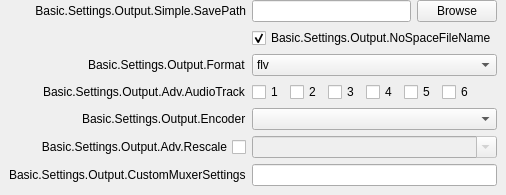
                   <widget class="QWidget" name="advOutRecStandard">
                    <layout class="QVBoxLayout" name="verticalLayout_13">
                     <property name="leftMargin">
                      <number>0</number>
                     </property>
                     <property name="topMargin">
                      <number>0</number>
                     </property>
                     <property name="rightMargin">
                      <number>0</number>
                     </property>
                     <property name="bottomMargin">
                      <number>0</number>
                     </property>
                     <item alignment="Qt::AlignTop">
                      <widget class="QWidget" name="widget_7" native="true">
                       <layout class="QVBoxLayout" name="verticalLayout_15">
                        <property name="leftMargin">
                         <number>0</number>
                        </property>
                        <property name="topMargin">
                         <number>0</number>
                        </property>
                        <property name="rightMargin">
                         <number>0</number>
                        </property>
                        <property name="bottomMargin">
                         <number>0</number>
                        </property>
                        <item>
                         <widget class="QWidget" name="advOutRecTopContainer" native="true">
                          <property name="sizePolicy">
                           <sizepolicy hsizetype="Preferred" vsizetype="Maximum">
                            <horstretch>0</horstretch>
                            <verstretch>0</verstretch>
                           </sizepolicy>
                          </property>
                          <layout class="QFormLayout" name="formLayout_16">
                           <property name="fieldGrowthPolicy">
                            <enum>QFormLayout::AllNonFixedFieldsGrow</enum>
                           </property>
                           <property name="labelAlignment">
                            <set>Qt::AlignRight|Qt::AlignTrailing|Qt::AlignVCenter</set>
                           </property>
                           <property name="topMargin">
                            <number>0</number>
                           </property>
                           <item row="0" column="0">
                            <widget class="QLabel" name="label_32">
                             <property name="sizePolicy">
                              <sizepolicy hsizetype="Preferred" vsizetype="Expanding">
                               <horstretch>0</horstretch>
                               <verstretch>0</verstretch>
                              </sizepolicy>
                             </property>
                             <property name="minimumSize">
                              <size>
                               <width>170</width>
                               <height>0</height>
                              </size>
                             </property>
                             <property name="text">
                              <string>Basic.Settings.Output.Simple.SavePath</string>
                             </property>
                             <property name="alignment">
                              <set>Qt::AlignRight|Qt::AlignTrailing|Qt::AlignVCenter</set>
                             </property>
                             <property name="buddy">
                              <cstring>advOutRecPath</cstring>
                             </property>
                            </widget>
                           </item>
                           <item row="0" column="1">
                            <layout class="QHBoxLayout" name="horizontalLayout_6">
                             <item>
                              <widget class="QLineEdit" name="advOutRecPath">
                               <property name="enabled">
                                <bool>true</bool>
                               </property>
                              </widget>
                             </item>
                             <item>
                              <widget class="QPushButton" name="advOutRecPathBrowse">
                               <property name="enabled">
                                <bool>true</bool>
                               </property>
                               <property name="text">
                                <string>Browse</string>
                               </property>
                              </widget>
                             </item>
                            </layout>
                           </item>
                           <item row="1" column="1">
                            <widget class="QCheckBox" name="advOutNoSpace">
                             <property name="text">
                              <string>Basic.Settings.Output.NoSpaceFileName</string>
                             </property>
                             <property name="checked">
                              <bool>true</bool>
                             </property>
                            </widget>
                           </item>
                           <item row="2" column="0">
                            <widget class="QLabel" name="label_43">
                             <property name="text">
                              <string>Basic.Settings.Output.Format</string>
                             </property>
                             <property name="buddy">
                              <cstring>advOutRecFormat</cstring>
                             </property>
                            </widget>
                           </item>
                           <item row="2" column="1">
                            <widget class="QComboBox" name="advOutRecFormat">
                             <item>
                              <property name="text">
                               <string notr="true">flv</string>
                              </property>
                             </item>
                             <item>
                              <property name="text">
                               <string notr="true">mp4</string>
                              </property>
                             </item>
                             <item>
                              <property name="text">
                               <string notr="true">mov</string>
                              </property>
                             </item>
                             <item>
                              <property name="text">
                               <string notr="true">mkv</string>
                              </property>
                             </item>
                             <item>
                              <property name="text">
                               <string notr="true">ts</string>
                              </property>
                             </item>
                             <item>
                              <property name="text">
                               <string notr="true">m3u8</string>
                              </property>
                             </item>
                            </widget>
                           </item>
                           <item row="3" column="0">
                            <widget class="QLabel" name="label_29">
                             <property name="text">
                              <string>Basic.Settings.Output.Adv.AudioTrack</string>
                             </property>
                            </widget>
                           </item>
                           <item row="3" column="1">
                            <widget class="QWidget" name="widget_9" native="true">
                             <property name="sizePolicy">
                              <sizepolicy hsizetype="Maximum" vsizetype="Preferred">
                               <horstretch>0</horstretch>
                               <verstretch>0</verstretch>
                              </sizepolicy>
                             </property>
                             <layout class="QHBoxLayout" name="horizontalLayout_9">
                              <property name="leftMargin">
                               <number>0</number>
                              </property>
                              <property name="topMargin">
                               <number>0</number>
                              </property>
                              <property name="rightMargin">
                               <number>0</number>
                              </property>
                              <property name="bottomMargin">
                               <number>0</number>
                              </property>
                              <item>
                               <widget class="QCheckBox" name="advOutRecTrack1">
                                <property name="text">
                                 <string notr="true">1</string>
                                </property>
                               </widget>
                              </item>
                              <item>
                               <widget class="QCheckBox" name="advOutRecTrack2">
                                <property name="text">
                                 <string notr="true">2</string>
                                </property>
                               </widget>
                              </item>
                              <item>
                               <widget class="QCheckBox" name="advOutRecTrack3">
                                <property name="text">
                                 <string notr="true">3</string>
                                </property>
                               </widget>
                              </item>
                              <item>
                               <widget class="QCheckBox" name="advOutRecTrack4">
                                <property name="text">
                                 <string notr="true">4</string>
                                </property>
                               </widget>
                              </item>
                              <item>
                               <widget class="QCheckBox" name="advOutRecTrack5">
                                <property name="text">
                                 <string notr="true">5</string>
                                </property>
                               </widget>
                              </item>
                              <item>
                               <widget class="QCheckBox" name="advOutRecTrack6">
                                <property name="text">
                                 <string notr="true">6</string>
                                </property>
                               </widget>
                              </item>
                             </layout>
                            </widget>
                           </item>
                           <item row="4" column="0">
                            <widget class="QLabel" name="advOutRecEncLabel">
                             <property name="text">
                              <string>Basic.Settings.Output.Encoder</string>
                             </property>
                             <property name="buddy">
                              <cstring>advOutRecEncoder</cstring>
                             </property>
                            </widget>
                           </item>
                           <item row="4" column="1">
                            <widget class="QComboBox" name="advOutRecEncoder"/>
                           </item>
                           <item row="5" column="0">
                            <widget class="QCheckBox" name="advOutRecUseRescale">
                             <property name="sizePolicy">
                              <sizepolicy hsizetype="Minimum" vsizetype="Expanding">
                               <horstretch>0</horstretch>
                               <verstretch>0</verstretch>
                              </sizepolicy>
                             </property>
                             <property name="layoutDirection">
                              <enum>Qt::RightToLeft</enum>
                             </property>
                             <property name="text">
                              <string>Basic.Settings.Output.Adv.Rescale</string>
                             </property>
                            </widget>
                           </item>
                           <item row="5" column="1">
                            <widget class="QWidget" name="advOutRecRescaleContainer" native="true">
                             <layout class="QHBoxLayout" name="horizontalLayout_4">
                              <property name="leftMargin">
                               <number>0</number>
                              </property>
                              <property name="topMargin">
                               <number>0</number>
                              </property>
                              <property name="rightMargin">
                               <number>0</number>
                              </property>
                              <property name="bottomMargin">
                               <number>0</number>
                              </property>
                              <item>
                               <widget class="QComboBox" name="advOutRecRescale">
                                <property name="enabled">
                                 <bool>false</bool>
                                </property>
                                <property name="editable">
                                 <bool>true</bool>
                                </property>
                               </widget>
                              </item>
                             </layout>
                            </widget>
                           </item>
                           <item row="6" column="0">
                            <widget class="QLabel" name="label_9001">
                             <property name="text">
                              <string>Basic.Settings.Output.CustomMuxerSettings</string>
                             </property>
                             <property name="buddy">
                              <cstring>advOutMuxCustom</cstring>
                             </property>
                            </widget>
                           </item>
                           <item row="6" column="1">
                            <widget class="QLineEdit" name="advOutMuxCustom"/>
                           </item>
                          </layout>
                         </widget>
                        </item>
                       </layout>
                      </widget>
                     </item>
                    </layout>
                   </widget>
